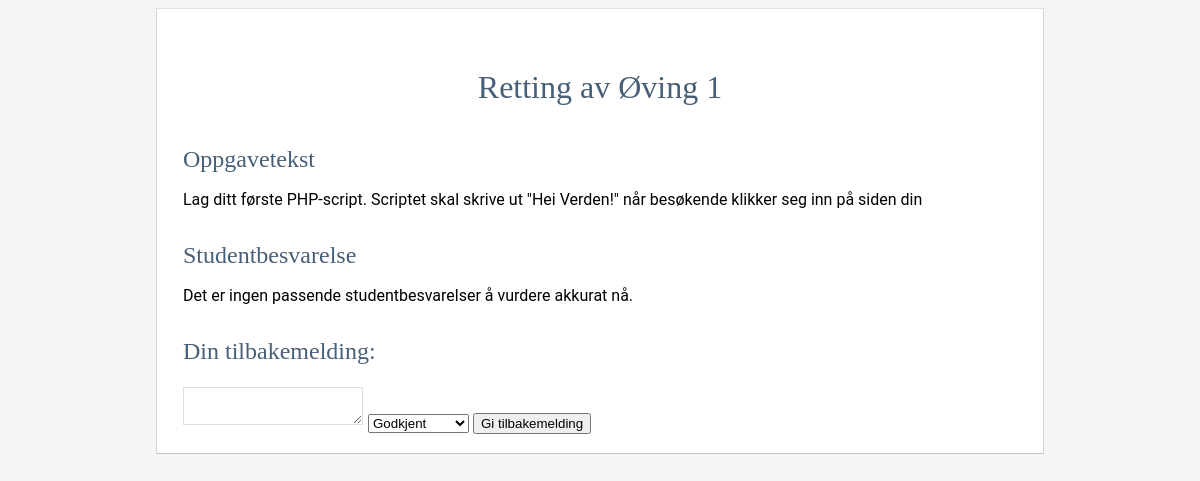
The app's page /tilbakemeldingOving.php?ovingsID=1 (signed in) with its own data.
### tables this page shows
CREATE TABLE ovinger(
ovingsID INT AUTO_INCREMENT PRIMARY KEY,
navn VARCHAR(64) NOT NULL,
oppgavetekst VARCHAR(1024) NOT NULL,
innleveringsfrist DATE,
obligatorisk BOOLEAN DEFAULT TRUE,
INDEX(ovingsID)
);

### service.incl.php (called while the page is built, shortened)
<?php
include 'dbconnect.incl.php';
function getOving($ovingsID) {
    $con = connect();
    $query = "SELECT navn, oppgavetekst, innleveringsfrist, obligatorisk FROM ovinger WHERE ovingsID=?";
    $statement = $con->prepare($query);
    $statement->bind_param("i", $ovingsID);
    if ($statement->execute()) {
        $statement->bind_result($navn, $oppgavetekst, $innleveringsfrist, $obligatorisk);
        $assoc = [
            'navn' => $navn,
            'oppgavetekst' => $oppgavetekst,
            'innleveringsfrist' => $innleveringsfrist,
            'obligatorisk' => $obligatorisk];
        return $assoc;
    }
}
function getInnleveringerForVurdering($ovingsID) {
    $con = connect();
    $brukerID = $_SESSION['brukerID'];
    $query = "SELECT innleveringer.ovingsID, innleveringer.brukerID, "
            . "COUNT(tilbakemeldinger.brukerID) AS tilbakemeldinger "
            . "FROM innleveringer LEFT OUTER JOIN tilbakemeldinger "
            . "ON innleveringer.brukerID = tilbakemeldinger.brukerID "
            . "AND innleveringer.ovingsID = tilbakemeldinger.ovingsID "
            . "WHERE innleveringer.brukerID != ? "
            . "AND (vurderingsbruker != ? OR vurderingsbruker IS NULL) "
            . "AND innleveringer.ovingsID = ? GROUP BY tilbakemeldinger.ovingsID;";
    $statement = $con->prepare($query);
    $statement->bind_param("iii", $brukerID, $brukerID, $ovingsID);
    $array = [];
    if ($statement->execute()) {
        $statement->store_result();
        $statement->bind_result($ovingsID, $brukerID, $antallTilbakemeldinger);
        for ($i = 0; $i < $statement->num_rows; $i++) {
            $statement->fetch();
            $array[$i] = [
                'ovingsID' => $ovingsID,
                'brukerID' => $brukerID,
                'antallTilbakemeldinger' => $antallTilbakemeldinger
            ];
        }
    }
    return $array;
}
function getInnlevering($ovingsID, $brukerID) {
    $con = connect();
    $query = "SELECT innlevering, innleveringsdato, rettet, godkjent FROM innleveringer WHERE brukerID=? AND ovingsID=? ORDER BY innleveringsdato";
    $statement = $con->prepare($query);
    $statement->bind_param("ii", $brukerID, $ovingsID);
    if ($statement->execute()) {
        $statement->bind_result($innlevering, $innleveringsdato, $rettet, $godkjent);
        $assoc = [
            'innlevering' => htmlspecialchars($innlevering, ENT_SUBSTITUTE),
            'innleveringsdato' => $innleveringsdato,
            'rettet' => $rettet,
            'godkjent' => $godkjent];
        return $assoc;
    }
}

### dbconnect.incl.php (called while the page is built, shortened)
<?php
function disconnect($con) {
    return mysqli_close($con) or die("Could not close connection to database: " . mysqli_error($con));
}

### tilbakemeldingOving.php (the view, shortened to what this page needs)
<!DOCTYPE html>
<html>
    <head>
        <link rel="stylesheet" href="stilark.css" />
        <?php
        include 'service.incl.php';
        ?>
    </head>
    <body>
        <?php
        $rolle = getRolle();
        ?>
        <div id="wrapper">
            <?php
            $brukerID = $_SESSION['brukerID'];
            $ovingsID = $_GET['ovingsID'];
            $oving = getOving($ovingsID);
            $innleveringer = getInnleveringerForVurdering($ovingsID);
            if ($rolle == 0) {
                $brukerTilVurdering = $innleveringer[0]['brukerID'];
            } else {
                $brukerTilVurdering = $_GET['brukerTilVurdering'];
            }
            $innlevering = getInnlevering($innleveringer[0]['ovingsID'], $brukerTilVurdering);
            if ($brukerTilVurdering != null || $brukerTilVurdering != '') {
                echo "<h1>Retting av student nr $brukerTilVurdering, " . $oving['navn'] . "</h1>";
            } else {
                echo "<h1>Retting av " . $oving['navn'] . "</h1>";
            }
            echo "<h2>Oppgavetekst</h2>";
            echo "<p>" . $oving['oppgavetekst'] . "<p>";
            echo "<h2>Studentbesvarelse</h2>";
            if ($innlevering['innlevering'] != null || $innlevering['innlevering'] != '') {
                echo "<p>" . $innlevering['innlevering'] . "</p>";
                echo "<h2>Din tilbakemelding til student " . $brukerTilVurdering . " (du selv nr " . $brukerID . ")</h2>";
            } else {
                echo "<p>Det er ingen passende studentbesvarelser &aring; vurdere akkurat n&aring;.</p>";
                echo "<h2>Din tilbakemelding: </h2>";
            }
            ?>
            <form method="POST" action="tilbakemeldingOving.php?ovingsID=<?php echo $ovingsID; ?>">
                <textarea id="tilbakemelding" name="tilbakemelding"></textarea>
                <select name="godkjent">
                    <option value="1">Godkjent</option>
                </select>
                <input type="submit" value="Gi tilbakemelding" name="submit">
            </form>
        </div>
    </body>
</html>

### stilark.css (style rules this page uses)
* { -webkit-box-sizing: border-box; -moz-box-sizing: border-box; -box-sizing: border-box; }
body { background-color: whitesmoke; font-family: 'Roboto', helvetica, arial, sans-serif; }
h1 { font-family: 'Port Lligat Slab'; font-weight: 500; text-align: center; margin-top: 40px; margin-bottom: 40px; color: #475F77; }
h2 { font-family: 'Port Lligat Slab'; font-weight: 200; text-align: left; margin-top: 4%; margin-bottom: 2%; color: #475F77; }
input[type=text], input[type=email], input[type=number], input[type=time], input[type=password], input[type=date], textarea { outline: none; padding: 3px 0px 3px 3px; margin: 5px 1px 3px 0px; border: 1px solid #DDDDDD; -webkit-transition: all 0.30s ease-in-out; -moz-transition: all 0.30s ease-in-out; -ms-transition: all 0.30s ease-in-out; -o-transition: all 0.30s ease-in-out; }
#wrapper { margin: 0 auto; width: 75%; background: #FFFFFF; border: 1px solid #D5D5D6; border-top-color: #E0E1E2; border-bottom-color: #C0C1C2; padding: 20px 26px 19px 26px; }

### records on screen
ovinger: navn "Øving 1", oppgavetekst "Lag ditt første PHP-script. Scriptet skal skrive ut \"Hei Verden!\" når besøkende klikker seg inn på siden din"
